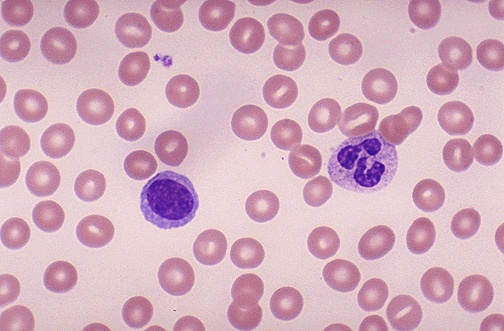
#> input picture images/cells.jpg, 504 x 331 px
$ jupyter execute --allow-errors lab5.ipynb   (shell and % lines are left out)
#> lines starting #> are read from the running program, lines starting #| are printed output that depends on the picture
<a href="https://colab.research.google.com/github/ferit-osirv/lab5/blob/main/lab5.ipynb" target="_parent"></a>

# Lab 5 - Image Convolution

Ove laboratorijske vježbe se rješavaju u Google Colabu i spremaju na GitHub repozitorij koji je povezan na GitHub Classroom.

## Kako riješiti zadatke?

1. Prihvatite zadatak putem Google Classroom linka koji ćete dobiti. Google Classroom će kreirati repozitorij na vašem računu.
2. Uđite u novokreiran repozitorij na vašem računu i kliknite na **.ipynb** datoteku, zatim kliknite **Open in Colab**.
3. Zadatke rješavate u Google Colabu.

## Kako spremiti (predati) zadatke?

1. Unutar **Google Colaba** kliknite na **Open settings** kotačić u gornjem desnom kutu.
2. Kliknite na **GitHub** tab i odaberite kvačicu za **Access private repositories and organizations**.
3. Otvorit će se novi prozor da dodate pristup GitHubu. Kod **ferit-osirv** kliknite **Grant**.
4. Spremite i izađite iz postavki.

5. Kliknite na **File > Save a copy in GitHub**.
6. Odaberite kreiran repozitorij labosa **koji uključuje vaše ime**.

> *Napomena:* Korake 1-4 morate napraviti samo prvi put.

## Kopiranje datoteka iz GitHub repozitorija

Za izradu vježbi bit će vam potrebne slike i druge datoteke koje će se nalaziti u GitHub repozitoriju vježbe. Ovakva komanda će biti dostupna u notebooku svake vježbe. Ona će kopirati datoteke s GitHuba u Google Colab okruženje.

**Ovu komandu je potrebno pokrenuti prije nego što krenete raditi svaku vježbu.**

## Introduction

Generally, convolution is a mathematical operation between two functions. In the context of this assignment, however, we will focus on discrete 2D convolution between two square images, as that is most relevant for image processing. Convolution is denoted as $I(A) \star k(B)$ where $I(A)$ is an image $I(A) \in \mathbb{R}^{W \times H}$ and $k(B)$ is a matrix $k(B) \in \mathbb{R}^{a \times b}$ indexed by locations $B \in \mathbb{N}^2$ called the **convolutional kernel**. At pixel $(x, y)$, the convolution operation is defined as:

\begin{equation}
(I \star k)(x, y) = \sum_{i=-a}^{a} \sum_{j=-b}^{b} I[x + i, y + j] k[i, j]
\end{equation}

Explained differently, the resulting image is produced by sliding the kernel over the input image pixel by pixel. At each pixel location, values where the kernel and the image overlap are multiplied, and all of the products are summed together to form the corresponding pixel's value in the output image.

While mathematically a simple operation, convolution is exceedingly powerful and can produce almost endless transformations of an image. It's most commonly used for filtering --- a convolution can elegantly find patterns in the image and increase their intensity. One such example is the convolution with a kernel called the Prewitt operator:

\begin{equation}
I_y(A) = I(A) \star \begin{bmatrix}
-1 & 0 & 1\\
-1 & 0 & 1\\
-1 & 0 & 1\\
\end{bmatrix}
\end{equation}

When convolved with this kernel, the resulting image has high-intensity pixels in regions where vertical edges are present, and low intensity everywhere else. This can be seen in the following image:

Vertical edges necessarily have to have a large jump in values going from left to right or right to left. Otherwise, there would be no perceptible edge. This kernel takes advantage of that fact to accentuate parts of the image where there is such a jump. It does this by replacing each pixel with the difference between the pixels on its left and its right.

This process happens as follows. For each pixel of the input image, the kernel is placed such that it is centered on that pixel. This means that the values of the pixel as well as its neighbors above and below are all multiplied by zero. The neighbors on the left are multiplied by -1, and the ones on the right are multiplied by 1. Summed together, the result represents the sum of the values on the right of the pixel, minus the sum of the values on the left.

To illustrate this, let us consider $1 \times 3$ region of the image where no vertical edges are present:

\begin{equation}
\begin{bmatrix}
128 & 130 & 136\\
\end{bmatrix}
\star
\begin{bmatrix}
-1 & 0 & 1\\
-1 & 0 & 1\\
-1 & 0 & 1\\
\end{bmatrix}
=
\sum_{i,j}
\begin{bmatrix}
-1 \times 0 + 0 \times 128 + 1 \times 130\\
-1 \times 128 + 0 \times 130 + 1 \times 136\\
-1 \times 130 + 0 \times 136 + 1 \times 0\\
\end{bmatrix}
= 8
\end{equation}

This section of the image does not contain a vertical edge, so the convolution result is a relatively low value. In a standard image with values in $[0, 255)$, 8 would appear almost completely black.

However, consider some section of the image where a vertical edge is indeed present:

\begin{equation}
\begin{bmatrix}
63 & 66 & 132\\
\end{bmatrix}
\star
\begin{bmatrix}
-1 & 0 & 1\\
-1 & 0 & 1\\
-1 & 0 & 1\\
\end{bmatrix}
=
\sum_{i,j}
\begin{bmatrix}
-1 \times 0 + 0 \times 64 + 1 \times 66\\
-1 \times 64 + 0 \times 66 + 1 \times 132\\
-1 \times 66 + 0 \times 132 + 1 \times 0\\
\end{bmatrix}
= 68
\end{equation}

The value is now much larger due to the difference between the left and right sides of the image. This example demonstrates how a relatively simple kernel can capture complex features of an image.

Beyond edge detection, there are many commonly used convolution kernels to perform tasks such as blurring, sharpening, or denoising images. A convolutional neural network can leverage the power of the convolution by stringing together sequences of intricate kernels to match complex patterns in the image.

### Resources

- https://en.wikipedia.org/wiki/Kernel_(image_processing)
- https://vincmazet.github.io/bip/filtering/convolution.html
- https://arxiv.org/pdf/1603.07285.pdf

## Exercises

We will first implement a convolution operation from scratch. Convert the following equation into code:

\begin{equation}
(I \star k)(x, y) = \sum_{i=1}^{a} \sum_{j=1}^{b} I[x + i, y + j] k[i, j].
\end{equation}

This equation defines the convolution value for a single pixel $(x, y)$, where $I$ is the image and $k$ is a kernel of size $a \times b$. You will need to perform this operation for each pixel. Complete `convolve_py` by returning a convolved image.

**Finish the code blocks below at the TODO comments. You do not need to change the rest of the code, or code blocks that do not have TODO comments.**

#> (a cell that did not finish here is left out)

[cell 2]
import cv2 as cv
import matplotlib.pyplot as plt
import numpy as np

img = cv.imread('images/cells.jpg', cv.IMREAD_GRAYSCALE)
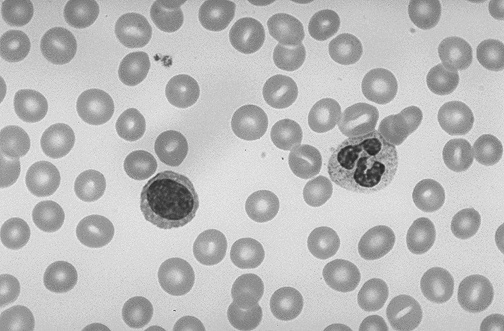
#> img: shape (331, 504); min 35, max 239, mean 186.8
plt.imshow(img, cmap='gray')
plt.show()
kernel = np.array([[-1, 0, 1], [-1, 0, 1], [-1, 0, 1]])

#> (the rest of this cell did not finish here and is left out)

### Speeding up convolution with numpy

This time, implement the equation above using Numpy functions on matrices to calculate the convolved pixel value as `np.sum(window * kernel)`.

#> (a cell that did not finish here is left out)

[cell 4]
img = cv.imread('images/cells.jpg', cv.IMREAD_GRAYSCALE)
#> (the rest of this cell did not finish here and is left out)

Let us check which implementation is faster using the timeit library.

[cell 5]
import timeit

# Time the pure Python version
#> (the rest of this cell did not finish here and is left out)

## Understanding kernels

Different convolutional kernels can achieve different effects such as:

 - edge detection
 - image engancement (e.g. sharpening)
 - blurring
 - denoising
 - feature detection

You can see various examples of kernels here:

 - https://en.wikipedia.org/wiki/Kernel_(image_processing)
 - https://setosa.io/ev/image-kernels/

#> (a cell that did not finish here is left out)

#> (a cell that did not finish here is left out)

## Using large kernels

The next code block constructs an image. You job is to recreate the image using a convolution.

Hint: https://vincmazet.github.io/bip/filtering/convolution.html

[cell 8]
img_out = np.zeros((100, 100))
circle_origins = [(50, 50), (20, 20), (80, 20)]
circle_radius = 10

for (x, y) in circle_origins:
  img_out = cv.circle(img_out, (x, y), circle_radius, 1, -1)

plt.imshow(img_out, cmap='gray')
plt.show()
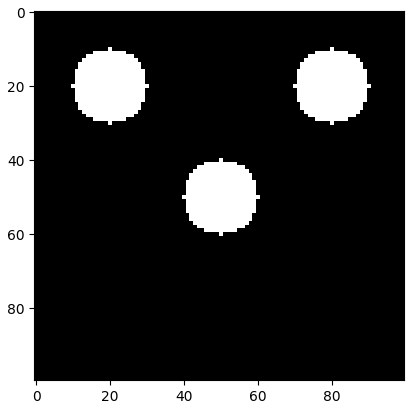
#> figure drawn by matplotlib, 1 panel

[cell 9]
kernel = np.zeros((circle_radius * 2 + 1, circle_radius * 2 + 1))
kernel = cv.circle(kernel, (circle_radius, circle_radius), circle_radius, 1, -1)
plt.imshow(kernel, cmap='gray')

img = np.zeros((100, 100))

# TODO: Modify `img` such that a convolution img * kernel produces the same result as `img_out`.


# OpenCV's built-in convolution function:
img = cv.filter2D(img, -1, kernel)
plt.imshow(img, cmap='gray')
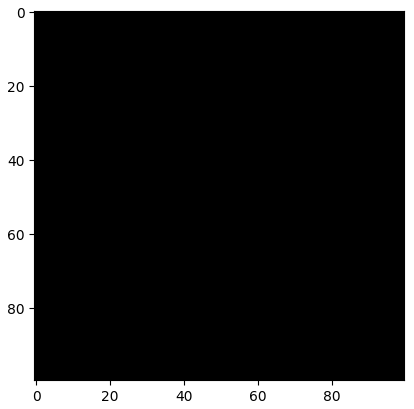
#> figure drawn by matplotlib, 1 panel
